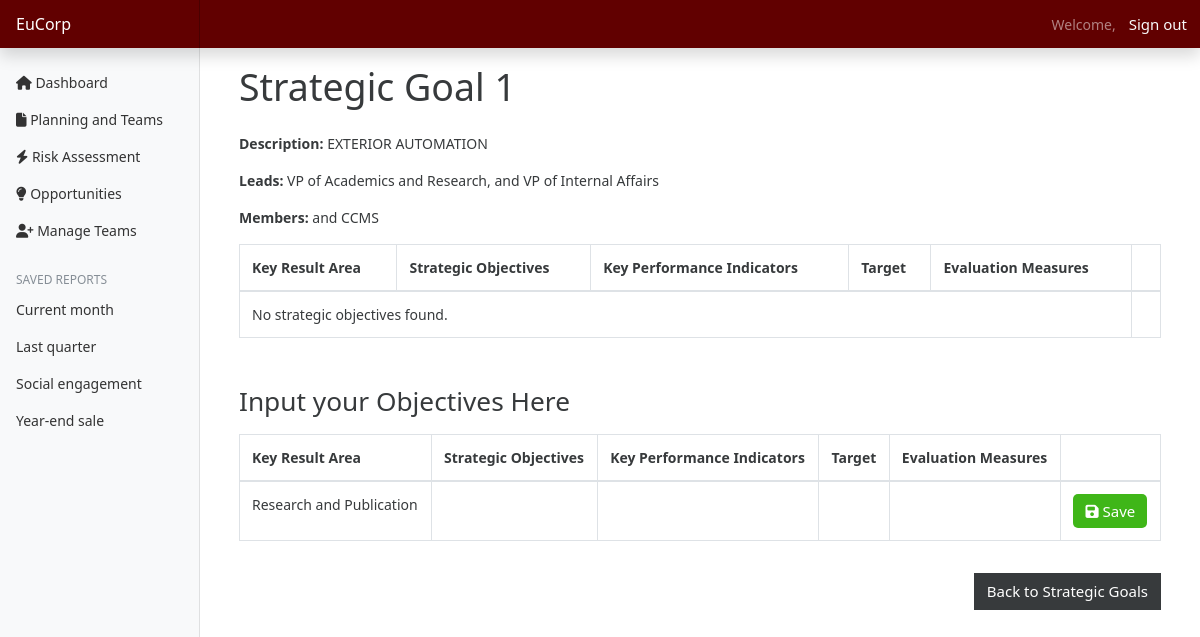
Screenshot of /plans/strategicGoal/1/ (signed in) with the database file from the repository.
### plans/models.py (models this page shows, shortened)
class StrategicGoals(models.Model):
    goal_id = models.AutoField(primary_key=True)
    name = models.CharField(max_length=255)
    keyArea = models.ForeignKey(KeyAreas, on_delete=models.CASCADE)
    members = models.ManyToManyField(DepartmentHeads)
    leads = models.ManyToManyField(Lead)  # Ensure this is ManyToManyField if needed
    class Meta:
        unique_together = (('goal_id',))

class KeyAreas(models.Model):
    name = models.CharField(max_length=255)
    department = models.ForeignKey(to=DepartmentHeads, on_delete=models.CASCADE)

### leads/models.py (models this page shows, shortened)
class Lead(models.Model):
    lastName = models.CharField(max_length=255)
    firstName = models.CharField(max_length=255)
    position = models.ForeignKey(to=Position, on_delete=models.CASCADE)

class Position(models.Model):
    name = models.CharField(max_length=255)
    def __str__(self):
        return self.name

### departments/models.py (models this page shows, shortened)
class DepartmentHeads(models.Model):
    id = models.AutoField(primary_key=True)
    head = models.ForeignKey(to=User, on_delete=models.CASCADE, default='',)
    department = models.ForeignKey(to=Department, on_delete=models.CASCADE)
    contact_no = models.CharField(max_length=15, blank=True, null=True, default='')
    is_admin = models.BooleanField(default=False)  # Field to identify admin user

class Department(models.Model):
    name = models.CharField(max_length=255)
    def __str__(self):
        return self.name

### plans/views.py (the view)
# urls.py: path('strategicGoal/<int:id>/', views.getStratGoal, name='strategicGoal'),
@login_required(login_url='authentication/login')
def getStratGoal(request, id):
    try:
        strategicGoal = get_object_or_404(StrategicGoals, pk=id)
        objectives = StrategicObjectives.objects.filter(goal_id=strategicGoal)
        context = {
            'strategicGoal': strategicGoal,
            'objectives' : objectives
        }
        return render(request, 'plans/strategicGoal.html', context)
    except StrategicGoals.DoesNotExist:
        messages.error(request, "Strategic Goal not found.")
        return redirect('plans')

### templates/plans/strategicGoal.html (shortened to what this page needs)
{% extends 'base.html' %}
{% load static %}
{% block content %}
<div class="container-fluid">
    <h1 class="mb-4">Strategic Goal {{ strategicGoal.goal_id }}</h1>
    <p><strong>Description:</strong> {{ strategicGoal.name }}</p>
    <p><strong>Leads:</strong>
        {% if strategicGoal.leads.exists %}
            {% for lead in strategicGoal.leads.all %}
                {% if not forloop.last %}
                    {{ lead.position }},
                {% else %}
                    and {{ lead.position }}
                {% endif %}
            {% endfor %}
        {% else %}
            No leads assigned.
        {% endif %}
    </p>
    <p><strong>Members:</strong>
        {% if strategicGoal.members.exists %}
            {% for member in strategicGoal.members.all %}
                {% if not forloop.last %}
                    {{ member.department }},
                {% else %}
                    and {{ member.department }}
                {% endif %}
            {% endfor %}
        {% else %}
            No members assigned.
        {% endif %}
    </p>
    <table class="table table-bordered mt-3 mb-5">
        <thead>
            <tr>
                <th scope="col">Key Result Area</th>
                <th scope="col">Strategic Objectives</th>
                <th scope="col">Key Performance Indicators</th>
                <th scope="col">Target</th>
                <th scope="col">Evaluation Measures</th>
                <th scope="col"></th>
            </tr>
        </thead>
        <tbody>
            {% for objective in objectives %}
            <tr>
                <td>{{ strategicGoal.keyArea.name }}</td>
                <td>{{ objective.strategicObjectives }}</td>
                <td>{{ objective.kpi }}</td>
                <td>{{ objective.target }}</td>
                <td>{{ objective.evalMeasures }}</td>
                <td>
                    <a href="{% url 'allActionPlans' goal_id=strategicGoal.goal_id objective_id=objective.objective_id %}" class="btn btn-success"><i class="fa-solid fa-eye"></i> View</a>
                    <a href="{% url 'deleteStratObjective' id=objective.objective_id %}" class="btn btn-danger"><i class="fa-solid fa-trash"></i> Delete</a>
                </td>
            </tr>
            {% empty %}
            <tr>
                <td colspan="5">No strategic objectives found.</td>
            </tr>
            {% endfor %}
        </tbody>
    </table>
    <h3>Input your Objectives Here</h3>
    <form method="post" action="{% url 'createObjectives' goal_id=strategicGoal.goal_id %}" onsubmit="prepareFormData(event)">
        <table class="table table-bordered mt-3">
            <thead>
                <tr>
                    <th scope="col">Key Result Area</th>
                    <th scope="col">Strategic Objectives</th>
                    <th scope="col">Key Performance Indicators</th>
                    <th scope="col">Target</th>
                    <th scope="col">Evaluation Measures</th>
                    <th scope="col"></th>
                </tr>
            </thead>
            <tbody>
                <tr>
                    <td>{{ strategicGoal.keyArea.name }}</td>
                    <td contenteditable="true" id="strategicObjectives" class="editable"></td>
                    <td contenteditable="true" id="kpi" class="editable"></td>
                    <td contenteditable="true" id="target" class="editable"></td>
                    <td contenteditable="true" id="evalMeasures" class="editable"></td>
                    <td>
                        <button type="submit" class="btn btn-success" style="border-radius: 5px; border: none;"><i class="fa-solid fa-floppy-disk"></i> Save</button>
                    </td>
                </tr>
            </tbody>
        </table>
    </form>
    <a href="{% url 'plans' %}" class="btn btn-secondary mt-3 float-right">Back to Strategic Goals</a>
</div>
{% endblock %}

### Project/static/css/dashboard.css (style rules this page uses)
body { font-size: 0.875rem; }

### rows the page displays
StrategicGoals: goal_id "1", name "EXTERIOR AUTOMATION", keyArea.name "Research and Publication"
Lead: position "VP of Academics and Research"
Lead: position "VP of Internal Affairs"
DepartmentHeads: department "CCMS"
